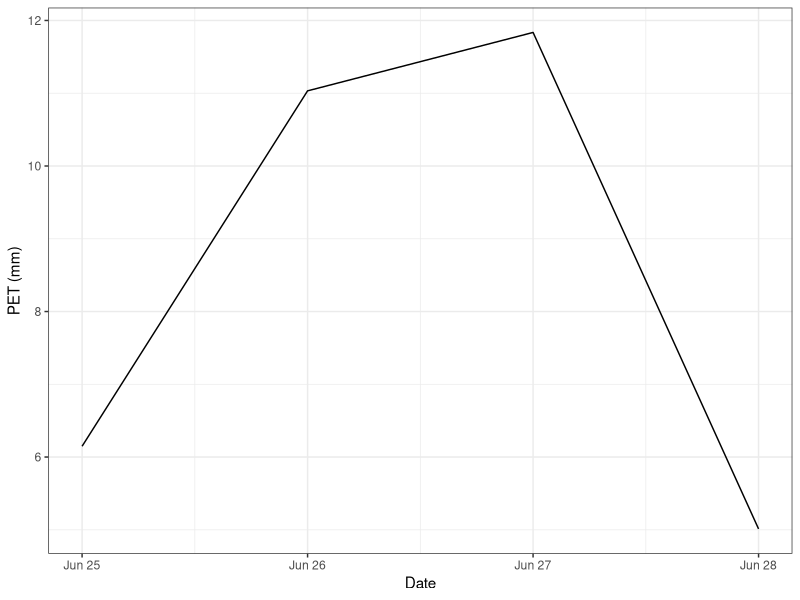
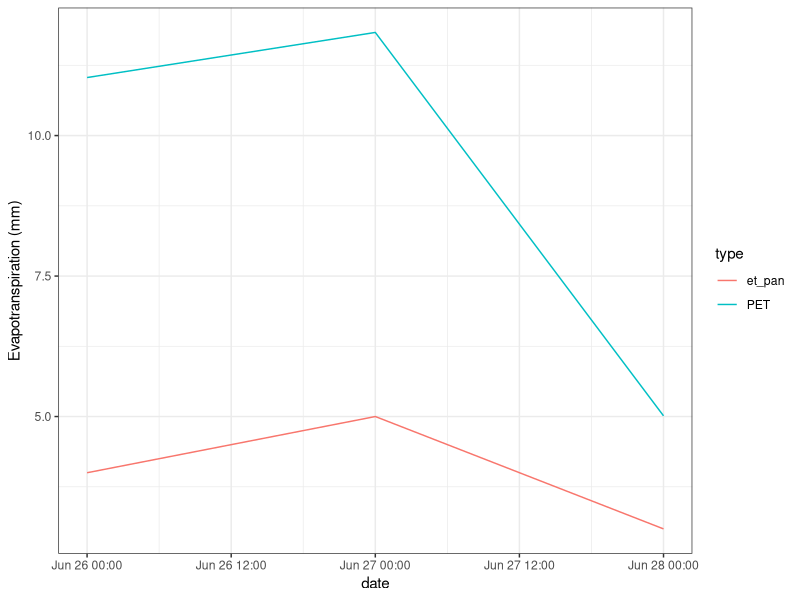
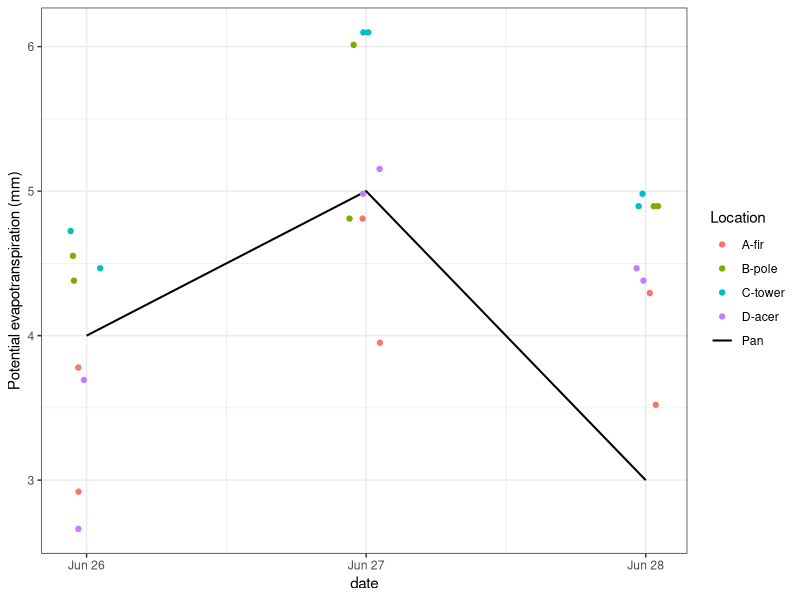
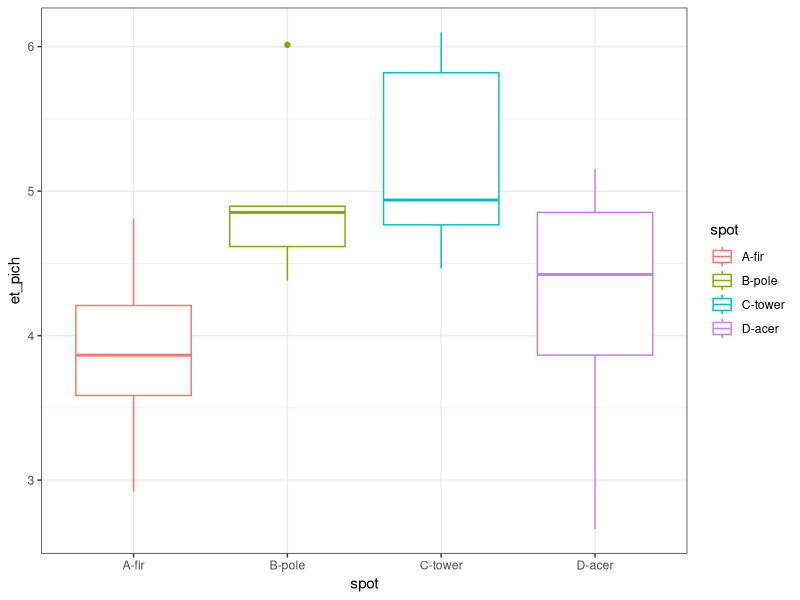
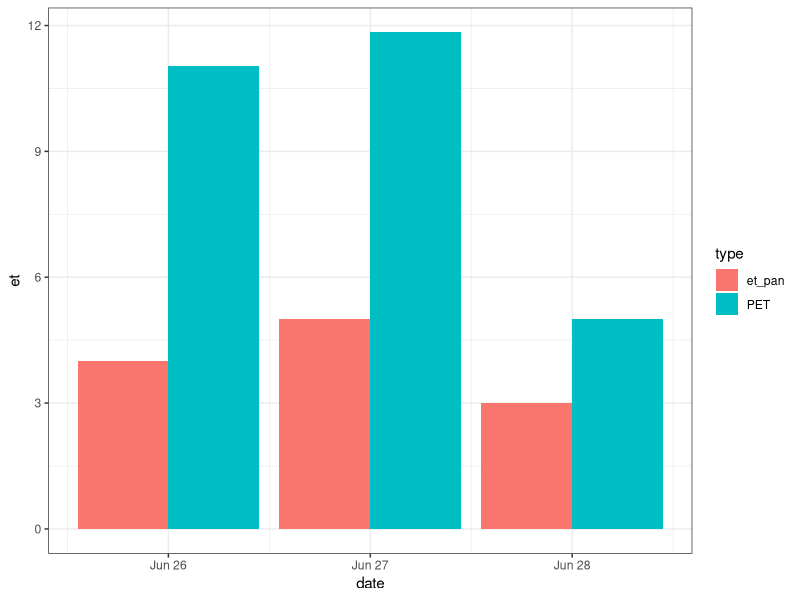

R code for these plots, in order:
## ---- chunk 1
library(tidyverse)
library(lubridate)
library(scales)
theme_set(theme_bw())
et <- read_csv(
  "../Data_lectures/09_Turbulent_fluxes_I_ET/ET_data_forst_botanical_garden.csv",
  locale = locale(decimal_mark = ",")) %>% 
  rename(loc_id = replicates)
meteo <- read_csv("../Data_lectures/09_Turbulent_fluxes_I_ET/MeteoData_BotanicalGarden.csv")
## ---- chunk 2
#' Potential evapotranspiration using Priestley-Taylor equation
#' input data is W/s internally converted to MJ/d
calc_pet <- function(T_air, Rn, G){
  g <- 0.067 # kPa K -1
  Rn <- Rn * 0.0864 # convert to MJ/day
  G <- G * 0.0864 # convert to MJ/day
  s <- ( 4098 * 0.6108 * exp((17.27 * T_air ) / (T_air +237.3) ) ) / ( T_air + 237.3 )^2
  pet <- 1.26 * s * (Rn - G) / (s + g)
  return(pet)
}
## ---- chunk 3
#adding R_n and G to the 
meteo_d <- meteo %>% 
  # Need to convert from W (J/s) to MJ/d, using a factor 0.0864
  # calculating with high frequency data and then averaging over the day
  mutate(PET = calc_pet(TA_degC, `NetRadiation_Wm-2`, `GroundHeatflux_Wm-2`)) %>% 
  group_by(Date = floor_date(Date, "day")) %>% 
  summarise(PET = mean(PET))
## ---- chunk 4
ggplot(meteo_d, aes(Date, PET)) +
  geom_line() +
  labs(y="PET (mm)")
## ---- chunk 5
et <- et %>% 
  group_by(loc_id) %>% 
  mutate(
    et_pan = lag(pan_height_mm) - pan_height_mm,
  )
## ---- chunk 6
et %>% 
  left_join(meteo_d, by = c("date"= "Date")) %>% 
  drop_na() %>% 
  gather("type", "et", et_pan, PET) %>% 
  ggplot(aes(date, et, col=type)) +
  geom_line() +
  labs(y= "Evapotranspiration (mm)")
## ---- chunk 7
pich_d <- 3 #cm
pich_inn_d <- 0.9 # cm
# calc area exposed to air:
# 2 times the area of the pare dish (two sides) - the area of glass
pich_dish_area <- 2 * (pi / 4 * pich_d ^ 2) - (pi / 4 * pich_inn_d ^ 2) # cm^2
# area inside the tube
pich_int_area <- (pi/4 * pich_inn_d ^2 ) # cm^2
## ---- chunk 8
et <- et %>% 
  group_by(loc_id) %>% 
  mutate(
    # here the scale is the opposite, the lower the number the more the water
    diff_pich = pich_height_cm - lag(pich_height_cm),
    # need to convert to mm of ET
    et_pich = diff_pich * pich_dish_area * pich_int_area / 10
  )
## ---- chunk 9
spot_cols <- hue_pal()(4)
names(spot_cols) <- unique(et$spot)
et %>% 
  drop_na() %>% #removing first empty day
ggplot(aes(date)) +
  geom_line(aes(y=et_pan, col="Pan"), size=.7) +
  geom_jitter(aes(y = et_pich, col=spot), width = .06, height = 0) +
  scale_color_manual(values=c(spot_cols, "Pan" = "black" )) +
  labs(y="Potential evapotranspiration (mm)", colour="Location")
## ---- chunk 10
et %>% 
  drop_na() %>% 
ggplot(aes(spot, et_pich, col=spot)) +
  geom_boxplot()
## ---- chunk 11
# this is like floor_date(x, "day"), but instead of changing the day at midnight
# it changes to the next day after the given hour
floor_time_day <- function(date, hour){
  date <- case_when(
    hour(date) <= hour ~ date, #keeping the same day
    hour(date) > hour ~ date + days(1) # going to next day
  )
  floor_date(date, "day")
}
## ---- chunk 12
meteo %>% 
  group_by(Date = floor_date(Date, "day")) %>% 
  summarise(R_n_d = mean(`NetRadiation_Wm-2`) , G_d = mean(`GroundHeatflux_Wm-2`), T_air = mean(TA_degC)) %>% 
  mutate(
    PET = calc_pet(T_air, R_n_d, G_d)
  )
## ---- chunk 13
#adding R_n and G to the 
meteo %>% 
  # Need to convert from W (J/s) to MJ/d, using a factor 0.0864
  # calculating with high frequency data and then averaging over the day
  group_by(Date = floor_date(Date, "hour")) %>% 
  summarise(across(everything(), mean)) %>% 
  mutate(PET = calc_pet(TA_degC, `NetRadiation_Wm-2`, `GroundHeatflux_Wm-2`)) %>% 
  group_by(Date = floor_date(Date, "day")) %>% 
  summarise(PET = mean(PET))
## ---- chunk 14
#adding R_n and G to the 
meteo %>% 
  # Need to convert from W (J/s) to MJ/d, using a factor 0.0864
  # calculating with high frequency data and then averaging over the day
  group_by(Date = floor_date(Date, "30 min")) %>% 
  summarise(across(everything(), mean)) %>% 
  mutate(PET = calc_pet(TA_degC, `NetRadiation_Wm-2`, `GroundHeatflux_Wm-2`)) %>% 
  group_by(Date = floor_date(Date, "day")) %>% 
  summarise(PET = mean(PET))
## ---- chunk 15
#adding R_n and G to the 
meteo %>% 
  # Need to convert from W (J/s) to MJ/d, using a factor 0.0864
  # calculating with high frequency data and then averaging over the day
  group_by(Date = floor_date(Date, "day")) %>% 
  summarise(across(everything(), mean)) %>% 
  mutate(PET = calc_pet(TA_degC, `NetRadiation_Wm-2`, `GroundHeatflux_Wm-2`)) %>% 
  group_by(Date = floor_date(Date, "day")) %>% 
  summarise(PET = mean(PET))
## ---- chunk 16
et %>% 
  left_join(meteo_d, by = c("date"= "Date")) %>% 
  drop_na() %>% 
  gather("type", "et", et_pan, PET) %>% 
  ggplot(aes(date, et, fill=type)) +
  geom_bar(stat="identity", position="dodge") 
